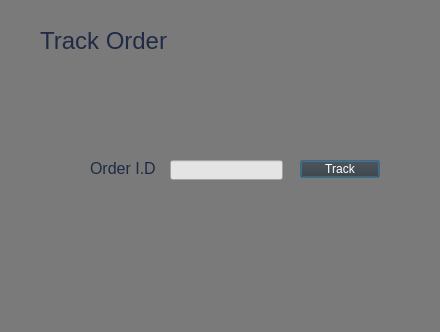
<?xml version="1.0" encoding="UTF-8"?>
<ui version="4.0">
 <class>TrackOrder</class>
 <widget class="QDialog" name="TrackOrder">
  <property name="geometry">
   <rect>
    <x>0</x>
    <y>0</y>
    <width>440</width>
    <height>332</height>
   </rect>
  </property>
  <property name="windowTitle">
   <string>Dialog</string>
  </property>
  <property name="styleSheet">
   <string notr="true">background-color: rgb(122, 122, 122);</string>
  </property>
  <widget class="QLabel" name="label">
   <property name="geometry">
    <rect>
     <x>40</x>
     <y>30</y>
     <width>161</width>
     <height>21</height>
    </rect>
   </property>
   <property name="font">
    <font>
     <pointsize>18</pointsize>
    </font>
   </property>
   <property name="styleSheet">
    <string notr="true">color: rgb(32, 42, 68);</string>
   </property>
   <property name="text">
    <string>Track Order</string>
   </property>
  </widget>
  <widget class="QLabel" name="label_2">
   <property name="geometry">
    <rect>
     <x>90</x>
     <y>160</y>
     <width>111</width>
     <height>16</height>
    </rect>
   </property>
   <property name="font">
    <font>
     <pointsize>12</pointsize>
    </font>
   </property>
   <property name="styleSheet">
    <string notr="true">color: rgb(32, 42, 68);</string>
   </property>
   <property name="text">
    <string>Order I.D</string>
   </property>
  </widget>
  <widget class="QLineEdit" name="lineEdit">
   <property name="geometry">
    <rect>
     <x>170</x>
     <y>160</y>
     <width>113</width>
     <height>20</height>
    </rect>
   </property>
   <property name="styleSheet">
    <string notr="true">background-color: rgb(228, 228, 228);</string>
   </property>
  </widget>
  <widget class="QPushButton" name="pushButton">
   <property name="geometry">
    <rect>
     <x>300</x>
     <y>160</y>
     <width>80</width>
     <height>18</height>
    </rect>
   </property>
   <property name="cursor">
    <cursorShape>PointingHandCursor</cursorShape>
   </property>
   <property name="styleSheet">
    <string notr="true">background-color: rgb(55, 55, 55);
color: rgb(255, 255, 255);</string>
   </property>
   <property name="text">
    <string>Track</string>
   </property>
  </widget>
 </widget>
 <resources/>
 <connections/>
</ui>
